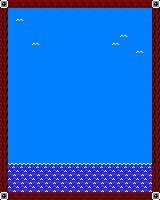

Tiled map render using the project's own tile images. Description and the whole map definition, tile-layer contents included, below:
An orthogonal 20x25 tile map with 8x8 px tiles, 1 tile layer (Capa de Patrones 1), 2 tilesets.

<map version="1.0" tiledversion="1.1.6" orientation="orthogonal" renderorder="right-down" width="20" height="25" tilewidth="8" tileheight="8" infinite="0" nextobjectid="1">
 <tileset firstgid="1" name="Tileset" tilewidth="8" tileheight="8" tilecount="35" columns="5">
  <image source="Tileset.png" width="40" height="56" />
 </tileset>
 <tileset firstgid="36" name="Tileset" tilewidth="4" tileheight="4" tilecount="140" columns="10">
  <image source="Tileset.png" width="40" height="56" />
 </tileset>
 <layer name="Capa de Patrones 1" width="20" height="25">
  <data encoding="csv">
11,7,7,7,7,7,7,7,7,7,7,7,7,7,7,7,7,7,7,11,
4,2,2,2,2,2,2,2,2,2,2,2,2,2,2,2,2,2,2,4,
4,2,12,2,2,2,2,2,2,2,2,2,2,2,2,2,2,2,2,4,
4,2,2,2,2,2,2,2,2,2,2,2,2,2,2,2,2,2,2,4,
4,2,2,2,2,2,2,2,2,2,2,2,2,2,2,12,2,2,2,4,
4,2,2,2,12,2,2,2,2,2,2,2,2,2,12,2,2,2,2,4,
4,2,2,2,2,2,2,2,2,2,2,2,2,2,2,2,2,12,2,4,
4,2,2,2,2,2,2,2,2,2,2,2,2,2,2,2,2,2,2,4,
4,2,2,2,2,2,2,2,2,2,2,2,2,2,2,2,2,2,2,4,
4,2,2,2,2,2,2,2,2,2,2,2,2,2,2,2,2,2,2,4,
4,2,2,2,2,2,2,2,2,2,2,2,2,2,2,2,2,2,2,4,
4,2,2,2,2,2,2,2,2,2,2,2,2,2,2,2,2,2,2,4,
4,2,2,2,2,2,2,2,2,2,2,2,2,2,2,2,2,2,2,4,
4,2,2,2,2,2,2,2,2,2,2,2,2,2,2,2,2,2,2,4,
4,2,2,2,2,2,2,2,2,2,2,2,2,2,2,2,2,2,2,4,
4,2,2,2,2,2,2,2,2,2,2,2,2,2,2,2,2,2,2,4,
4,2,2,2,2,2,2,2,2,2,2,2,2,2,2,2,2,2,2,4,
4,2,2,2,2,2,2,2,2,2,2,2,2,2,2,2,2,2,2,4,
4,2,2,2,2,2,2,2,2,2,2,2,2,2,2,2,2,2,2,4,
4,2,2,2,2,2,2,2,2,2,2,2,2,2,2,2,2,2,2,4,
4,1,1,1,1,1,1,1,1,1,1,1,1,1,1,1,1,1,1,4,
4,6,6,6,6,6,6,6,6,6,6,6,6,6,6,6,6,6,6,4,
4,6,6,6,6,6,6,6,6,6,6,6,6,6,6,6,6,6,6,4,
4,6,6,6,6,6,6,6,6,6,6,6,6,6,6,6,6,6,6,4,
11,7,7,7,7,7,7,7,7,7,7,7,7,7,7,7,7,7,7,11
</data>
 </layer>
</map>